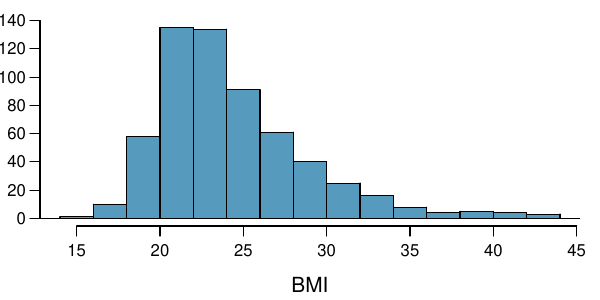

The R source for this figure:
setwd('~/OI_Biostat/oi_biostat_source/ch_inference_foundations_oi_biostat/figures/eoce/famussbmi')
load("~/Dropbox/teaching/open_intro/oi_biostat/data_working_dir/data/ch1_intro_oi_biostat/famuss/famuss_09aug2015.Rdata")

library(openintro)


pdf("famussbmi.pdf", height = 3, width = 6)

par(mar=c(3.7,2,1,1), las=1, mgp=c(2.5,0.7,0), mfrow = c(1,1), cex.lab = 1.25)

histPlot(famuss$bmi, col = COL[1], xlab = "BMI", ylab = "")


dev.off()

bmi <- famuss$bmi
mean(bmi)

ci95 <- c(mean(bmi)-1.96*sd(bmi)/sqrt(length(bmi)),mean(bmi)+1.96*sd(bmi)/sqrt(length(bmi)))

ci90 <- c(mean(bmi)-1.65*sd(bmi)/sqrt(length(bmi)),mean(bmi)+1.65*sd(bmi)/sqrt(length(bmi)))
